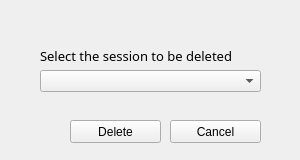
<?xml version="1.0" encoding="UTF-8"?>
<ui version="4.0">
 <class>DeleteSession</class>
 <widget class="QWidget" name="DeleteSession">
  <property name="geometry">
   <rect>
    <x>0</x>
    <y>0</y>
    <width>300</width>
    <height>160</height>
   </rect>
  </property>
  <property name="minimumSize">
   <size>
    <width>300</width>
    <height>160</height>
   </size>
  </property>
  <property name="maximumSize">
   <size>
    <width>380</width>
    <height>160</height>
   </size>
  </property>
  <property name="windowTitle">
   <string>Delete session</string>
  </property>
  <widget class="QComboBox" name="comboBox_Sessions">
   <property name="geometry">
    <rect>
     <x>40</x>
     <y>70</y>
     <width>221</width>
     <height>22</height>
    </rect>
   </property>
  </widget>
  <widget class="QLabel" name="label">
   <property name="geometry">
    <rect>
     <x>40</x>
     <y>40</y>
     <width>221</width>
     <height>31</height>
    </rect>
   </property>
   <property name="font">
    <font>
     <family>Seb Neue</family>
     <pointsize>10</pointsize>
    </font>
   </property>
   <property name="text">
    <string>Select the session to be deleted</string>
   </property>
  </widget>
  <widget class="QPushButton" name="pushButton_Cancel">
   <property name="geometry">
    <rect>
     <x>170</x>
     <y>120</y>
     <width>91</width>
     <height>23</height>
    </rect>
   </property>
   <property name="text">
    <string>Cancel</string>
   </property>
  </widget>
  <widget class="QPushButton" name="pushButton_Delete">
   <property name="geometry">
    <rect>
     <x>70</x>
     <y>120</y>
     <width>91</width>
     <height>23</height>
    </rect>
   </property>
   <property name="text">
    <string>Delete</string>
   </property>
  </widget>
 </widget>
 <resources/>
 <connections/>
</ui>
